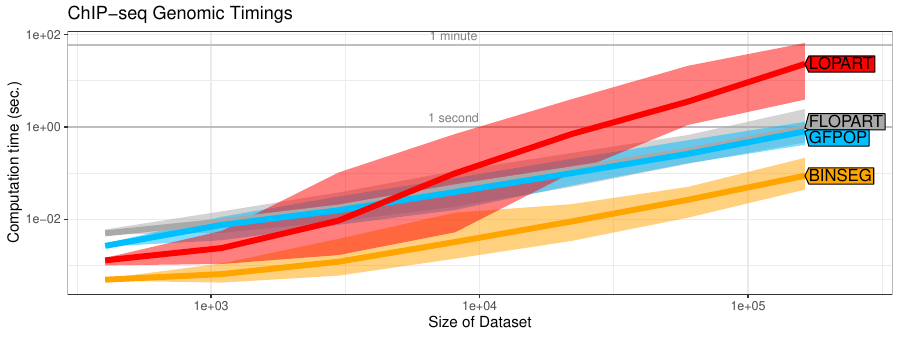

This chart was generated by the following R code:
library(data.table)
library(ggplot2)

timings.dt <- data.table::fread("figure-real-timings-data.csv")
timings.dt <- timings.dt[expr %in% c("GFPOP", "BINSEG", "LOPART", "FLOPART")]
timings.dt[, seconds := time/1e9]
timing.stats <- timings.dt[, .(
  min=min(seconds),
  max=max(seconds),
  median=median(seconds)
), by=.(Algorithm=expr, size=as.integer(exp(round(log(size)))))]
ref.dt <- data.table(seconds=c(1, 60), label=c("1 second", "1 minute"))

algo.colors <- c(
  GFPOP="deepskyblue",
  FLOPART="darkgrey",
  BINSEG = "orange",
  LOPART = "red")


gg <- ggplot()+
  ggtitle(
    "ChIP-seq Genomic Timings")+
  geom_hline(aes(
    yintercept=seconds),
    data=ref.dt,
    color="grey")+
  geom_text(aes(
    8000, seconds, label=label),
    size=3,
    data=ref.dt,
    vjust=-0.5,
    color="grey50")+
  geom_ribbon(aes(
    size, ymin=min, ymax=max, fill=Algorithm),
    data=timing.stats,
    alpha=0.5)+
  scale_fill_manual(values=algo.colors)+
  scale_color_manual(values=algo.colors)+
  geom_line(aes(
    size, median, color=Algorithm),
    size=2,
    data=timing.stats)+
  scale_x_log10(
    "Size of Dataset",
    limits = c(NA, 1e6))+
  scale_y_log10("Computation time (sec.)")+
  theme_bw()

labelled <- directlabels::direct.label(gg, "right.polygons")

pdf("figure-real-timing.pdf", width=9, height=3.4)
print(labelled)
dev.off()
show(labelled)
